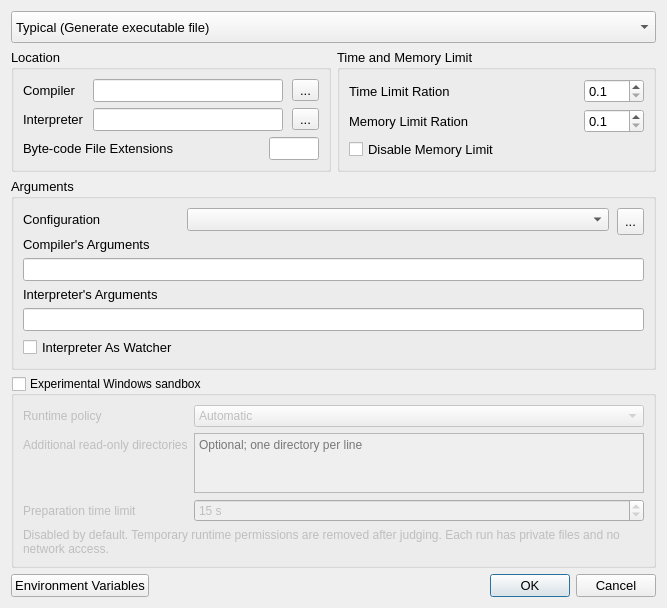
<?xml version="1.0" encoding="UTF-8"?>
<ui version="4.0">
 <class>AdvancedCompilerSettingsDialog</class>
 <widget class="QDialog" name="AdvancedCompilerSettingsDialog">
  <property name="geometry">
   <rect>
    <x>0</x>
    <y>0</y>
    <width>667</width>
    <height>490</height>
   </rect>
  </property>
  <property name="minimumSize">
   <size>
    <width>0</width>
    <height>0</height>
   </size>
  </property>
  <property name="windowTitle">
   <string>Compiler Settings</string>
  </property>
  <layout class="QVBoxLayout" name="verticalLayout">
   <item>
    <layout class="QHBoxLayout" name="horizontalLayout">
     <item>
      <widget class="QComboBox" name="typeSelect">
       <property name="minimumSize">
        <size>
         <width>211</width>
         <height>32</height>
        </size>
       </property>
       <property name="maximumSize">
        <size>
         <width>16777215</width>
         <height>32</height>
        </size>
       </property>
       <property name="font">
        <font>
         <pointsize>10</pointsize>
        </font>
       </property>
       <item>
        <property name="text">
         <string>Typical (Generate executable file)</string>
        </property>
       </item>
       <item>
        <property name="text">
         <string>Interpretive (Generate byte-code file)</string>
        </property>
       </item>
       <item>
        <property name="text">
         <string>Interpretive (Run source code directly)</string>
        </property>
       </item>
      </widget>
     </item>
    </layout>
   </item>
   <item>
    <layout class="QHBoxLayout" name="horizontalLayout_6">
     <item>
      <widget class="QGroupBox" name="locationGroup">
       <property name="font">
        <font>
         <pointsize>10</pointsize>
        </font>
       </property>
       <property name="title">
        <string>Location</string>
       </property>
       <layout class="QVBoxLayout" name="verticalLayout_2">
        <item>
         <layout class="QGridLayout" name="gridLayout">
          <property name="horizontalSpacing">
           <number>9</number>
          </property>
          <item row="0" column="0">
           <widget class="QLabel" name="compilerLabel">
            <property name="sizePolicy">
             <sizepolicy hsizetype="Fixed" vsizetype="Preferred">
              <horstretch>0</horstretch>
              <verstretch>0</verstretch>
             </sizepolicy>
            </property>
            <property name="text">
             <string>Compiler</string>
            </property>
           </widget>
          </item>
          <item row="0" column="1">
           <widget class="QLineEdit" name="compilerLocation"/>
          </item>
          <item row="0" column="2">
           <widget class="QToolButton" name="compilerSelectButton">
            <property name="text">
             <string notr="true">...</string>
            </property>
           </widget>
          </item>
          <item row="1" column="0">
           <widget class="QLabel" name="interpreterLabel">
            <property name="sizePolicy">
             <sizepolicy hsizetype="Fixed" vsizetype="Preferred">
              <horstretch>0</horstretch>
              <verstretch>0</verstretch>
             </sizepolicy>
            </property>
            <property name="text">
             <string>Interpreter</string>
            </property>
           </widget>
          </item>
          <item row="1" column="1">
           <widget class="QLineEdit" name="interpreterLocation"/>
          </item>
          <item row="1" column="2">
           <widget class="QToolButton" name="interpreterSelectButton">
            <property name="text">
             <string notr="true">...</string>
            </property>
           </widget>
          </item>
         </layout>
        </item>
        <item>
         <layout class="QHBoxLayout" name="horizontalLayout_3">
          <property name="spacing">
           <number>9</number>
          </property>
          <item>
           <widget class="QLabel" name="bytecodeExtensionLabel">
            <property name="sizePolicy">
             <sizepolicy hsizetype="Fixed" vsizetype="Preferred">
              <horstretch>0</horstretch>
              <verstretch>0</verstretch>
             </sizepolicy>
            </property>
            <property name="text">
             <string>Byte-code File Extensions</string>
            </property>
           </widget>
          </item>
          <item>
           <spacer name="horizontalSpacer_5">
            <property name="orientation">
             <enum>Qt::Horizontal</enum>
            </property>
            <property name="sizeHint" stdset="0">
             <size>
              <width>40</width>
              <height>20</height>
             </size>
            </property>
           </spacer>
          </item>
          <item>
           <widget class="QLineEdit" name="bytecodeExtension">
            <property name="maximumSize">
             <size>
              <width>50</width>
              <height>16777215</height>
             </size>
            </property>
           </widget>
          </item>
         </layout>
        </item>
       </layout>
      </widget>
     </item>
     <item>
      <widget class="QGroupBox" name="limitGroup">
       <property name="font">
        <font>
         <pointsize>10</pointsize>
        </font>
       </property>
       <property name="title">
        <string>Time and Memory Limit</string>
       </property>
       <layout class="QGridLayout" name="gridLayout_2">
        <property name="horizontalSpacing">
         <number>8</number>
        </property>
        <property name="verticalSpacing">
         <number>6</number>
        </property>
        <item row="1" column="2">
         <widget class="QDoubleSpinBox" name="memoryLimitRatio">
          <property name="decimals">
           <number>1</number>
          </property>
          <property name="minimum">
           <double>0.100000000000000</double>
          </property>
          <property name="maximum">
           <double>999.899999999999977</double>
          </property>
          <property name="singleStep">
           <double>0.100000000000000</double>
          </property>
         </widget>
        </item>
        <item row="0" column="0">
         <widget class="QLabel" name="timeLimitRationLabel">
          <property name="text">
           <string>Time Limit Ration</string>
          </property>
         </widget>
        </item>
        <item row="1" column="0">
         <widget class="QLabel" name="memoryLimitRatioLabel">
          <property name="text">
           <string>Memory Limit Ration</string>
          </property>
         </widget>
        </item>
        <item row="0" column="2">
         <widget class="QDoubleSpinBox" name="timeLimitRatio">
          <property name="decimals">
           <number>1</number>
          </property>
          <property name="minimum">
           <double>0.100000000000000</double>
          </property>
          <property name="maximum">
           <double>999.899999999999977</double>
          </property>
          <property name="singleStep">
           <double>0.100000000000000</double>
          </property>
         </widget>
        </item>
        <item row="2" column="0">
         <widget class="QCheckBox" name="disableMemoryLimit">
          <property name="text">
           <string>Disable Memory Limit</string>
          </property>
         </widget>
        </item>
        <item row="0" column="1">
         <spacer name="horizontalSpacer_2">
          <property name="orientation">
           <enum>Qt::Horizontal</enum>
          </property>
          <property name="sizeHint" stdset="0">
           <size>
            <width>57</width>
            <height>20</height>
           </size>
          </property>
         </spacer>
        </item>
        <item row="1" column="1">
         <spacer name="horizontalSpacer_3">
          <property name="orientation">
           <enum>Qt::Horizontal</enum>
          </property>
          <property name="sizeHint" stdset="0">
           <size>
            <width>57</width>
            <height>20</height>
           </size>
          </property>
         </spacer>
        </item>
       </layout>
      </widget>
     </item>
    </layout>
   </item>
   <item>
    <widget class="QGroupBox" name="argumentsGroup">
     <property name="font">
      <font>
       <pointsize>10</pointsize>
      </font>
     </property>
     <property name="title">
      <string>Arguments</string>
     </property>
     <layout class="QGridLayout" name="gridLayout_3">
      <property name="horizontalSpacing">
       <number>8</number>
      </property>
      <property name="verticalSpacing">
       <number>6</number>
      </property>
      <item row="3" column="0">
       <widget class="QLabel" name="interpreterArgumentsLabel">
        <property name="sizePolicy">
         <sizepolicy hsizetype="Fixed" vsizetype="Preferred">
          <horstretch>0</horstretch>
          <verstretch>0</verstretch>
         </sizepolicy>
        </property>
        <property name="text">
         <string>Interpreter's Arguments</string>
        </property>
       </widget>
      </item>
      <item row="5" column="0">
       <widget class="QCheckBox" name="interpreterAsWatcher">
        <property name="text">
         <string>Interpreter As Watcher</string>
        </property>
       </widget>
      </item>
      <item row="0" column="1">
       <widget class="QComboBox" name="configurationSelect"/>
      </item>
      <item row="0" column="0">
       <widget class="QLabel" name="configurationLabel">
        <property name="sizePolicy">
         <sizepolicy hsizetype="Fixed" vsizetype="Preferred">
          <horstretch>0</horstretch>
          <verstretch>0</verstretch>
         </sizepolicy>
        </property>
        <property name="text">
         <string>Configuration</string>
        </property>
       </widget>
      </item>
      <item row="0" column="2">
       <widget class="QToolButton" name="deleteConfigurationButton">
        <property name="minimumSize">
         <size>
          <width>27</width>
          <height>27</height>
         </size>
        </property>
        <property name="text">
         <string>...</string>
        </property>
        <property name="icon">
         <iconset resource="../../resource.qrc">
          <normaloff>:/icon/edit-delete.svg</normaloff>:/icon/edit-delete.svg</iconset>
        </property>
       </widget>
      </item>
      <item row="1" column="0">
       <widget class="QLabel" name="compilerArgumentsLabel">
        <property name="sizePolicy">
         <sizepolicy hsizetype="Fixed" vsizetype="Preferred">
          <horstretch>0</horstretch>
          <verstretch>0</verstretch>
         </sizepolicy>
        </property>
        <property name="text">
         <string>Compiler's Arguments</string>
        </property>
       </widget>
      </item>
      <item row="2" column="0" colspan="3">
       <widget class="QLineEdit" name="compilerArguments"/>
      </item>
      <item row="4" column="0" colspan="3">
       <widget class="QLineEdit" name="interpreterArguments"/>
      </item>
     </layout>
    </widget>
   </item>
   <item>
    <widget class="QGroupBox" name="sandboxGroup">
     <property name="title"><string>Experimental Windows sandbox</string></property>
     <property name="checkable"><bool>true</bool></property>
     <property name="checked"><bool>false</bool></property>
     <layout class="QFormLayout" name="sandboxLayout">
      <item row="0" column="0"><widget class="QLabel" name="sandboxRuntimeLabel"><property name="text"><string>Runtime policy</string></property></widget></item>
      <item row="0" column="1"><widget class="QComboBox" name="sandboxRuntime">
       <item><property name="text"><string>Automatic</string></property></item>
       <item><property name="text"><string>C / C++ and native programs</string></property></item>
       <item><property name="text"><string>Java</string></property></item>
       <item><property name="text"><string>Python</string></property></item>
      </widget></item>
      <item row="1" column="0"><widget class="QLabel" name="sandboxDirectoriesLabel"><property name="text"><string>Additional read-only directories</string></property></widget></item>
      <item row="1" column="1"><widget class="QPlainTextEdit" name="sandboxDirectories">
       <property name="maximumSize"><size><width>16777215</width><height>70</height></size></property>
       <property name="placeholderText"><string>Optional; one directory per line</string></property>
      </widget></item>
      <item row="2" column="0"><widget class="QLabel" name="sandboxTimeoutLabel"><property name="text"><string>Preparation time limit</string></property></widget></item>
      <item row="2" column="1"><widget class="QSpinBox" name="sandboxTimeout">
       <property name="suffix"><string> s</string></property>
       <property name="minimum"><number>1</number></property>
       <property name="maximum"><number>120</number></property>
       <property name="value"><number>15</number></property>
      </widget></item>
      <item row="3" column="0" colspan="2"><widget class="QLabel" name="sandboxExplanation">
       <property name="text"><string>Disabled by default. Temporary runtime permissions are removed after judging. Each run has private files and no network access.</string></property>
       <property name="wordWrap"><bool>true</bool></property>
      </widget></item>
     </layout>
    </widget>
   </item>
   <item>
    <layout class="QHBoxLayout" name="horizontalLayout_2">
     <item>
      <widget class="QPushButton" name="environmentVariablesButton">
       <property name="font">
        <font>
         <pointsize>10</pointsize>
        </font>
       </property>
       <property name="text">
        <string>Environment Variables</string>
       </property>
      </widget>
     </item>
     <item>
      <spacer name="horizontalSpacer_4">
       <property name="orientation">
        <enum>Qt::Horizontal</enum>
       </property>
       <property name="sizeHint" stdset="0">
        <size>
         <width>40</width>
         <height>20</height>
        </size>
       </property>
      </spacer>
     </item>
     <item>
      <widget class="QDialogButtonBox" name="buttonBox">
       <property name="font">
        <font>
         <pointsize>10</pointsize>
        </font>
       </property>
       <property name="orientation">
        <enum>Qt::Horizontal</enum>
       </property>
       <property name="standardButtons">
        <set>QDialogButtonBox::Cancel|QDialogButtonBox::Ok</set>
       </property>
      </widget>
     </item>
    </layout>
   </item>
  </layout>
 </widget>
 <tabstops>
  <tabstop>typeSelect</tabstop>
  <tabstop>compilerLocation</tabstop>
  <tabstop>compilerSelectButton</tabstop>
  <tabstop>interpreterLocation</tabstop>
  <tabstop>interpreterSelectButton</tabstop>
  <tabstop>bytecodeExtension</tabstop>
  <tabstop>timeLimitRatio</tabstop>
  <tabstop>memoryLimitRatio</tabstop>
  <tabstop>disableMemoryLimit</tabstop>
  <tabstop>configurationSelect</tabstop>
  <tabstop>deleteConfigurationButton</tabstop>
  <tabstop>compilerArguments</tabstop>
  <tabstop>interpreterArguments</tabstop>
  <tabstop>interpreterAsWatcher</tabstop>
  <tabstop>environmentVariablesButton</tabstop>
 </tabstops>
 <resources>
  <include location="../../resource.qrc"/>
 </resources>
 <connections>
  <connection>
   <sender>buttonBox</sender>
   <signal>rejected()</signal>
   <receiver>AdvancedCompilerSettingsDialog</receiver>
   <slot>reject()</slot>
   <hints>
    <hint type="sourcelabel">
     <x>316</x>
     <y>260</y>
    </hint>
    <hint type="destinationlabel">
     <x>286</x>
     <y>274</y>
    </hint>
   </hints>
  </connection>
 </connections>
</ui>
